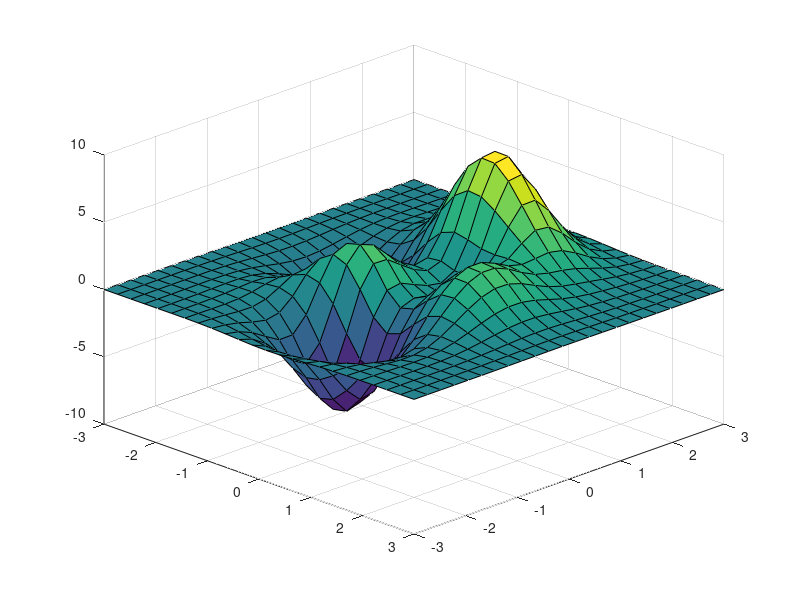

Reproduce this figure in MATLAB. (Note: this script raises an error after producing the figure.)
%=============================================================================
% Copyright (c) 2016-present Allan CORNET (Nelson)
%=============================================================================
% This file is part of Nelson.
%=============================================================================
% LICENCE_BLOCK_BEGIN
% SPDX-License-Identifier: LGPL-3.0-or-later
% LICENCE_BLOCK_END
%=============================================================================
% <--ADV-CLI MODE-->
%=============================================================================
close all
f = figure('Visible', 'off', 'Position', [100 100 620 460]);
[x, y, z] = peaks(24);
surf(x, y, z);
view(35, 28);
view(45, 30);
drawnow();
ax = gca();
asserts.isequal(ax.View, [45 30]);
asserts.isequal(ax.XLim, [-4 4]);
asserts.isequal(ax.YLim, [-4 4]);
asserts.isequal(ax.ZLim, [-8 8]);
asserts.isequal(ax.ZTick, -8:2:8);
frame = getframe(f).cdata;
addpath([modulepath('graphics', 'tests')]);
render_assert_not_blank(frame);
close all
%=============================================================================
